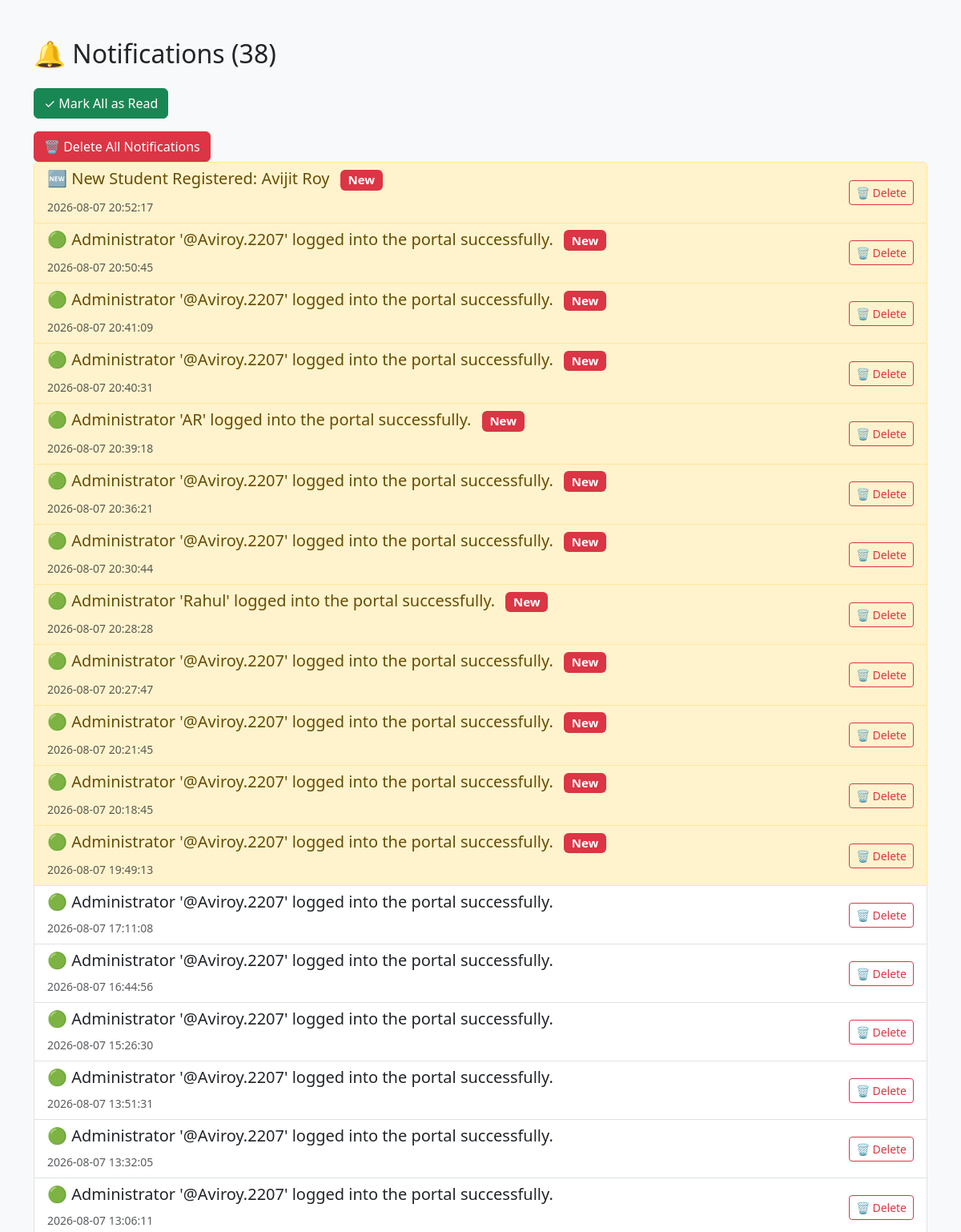
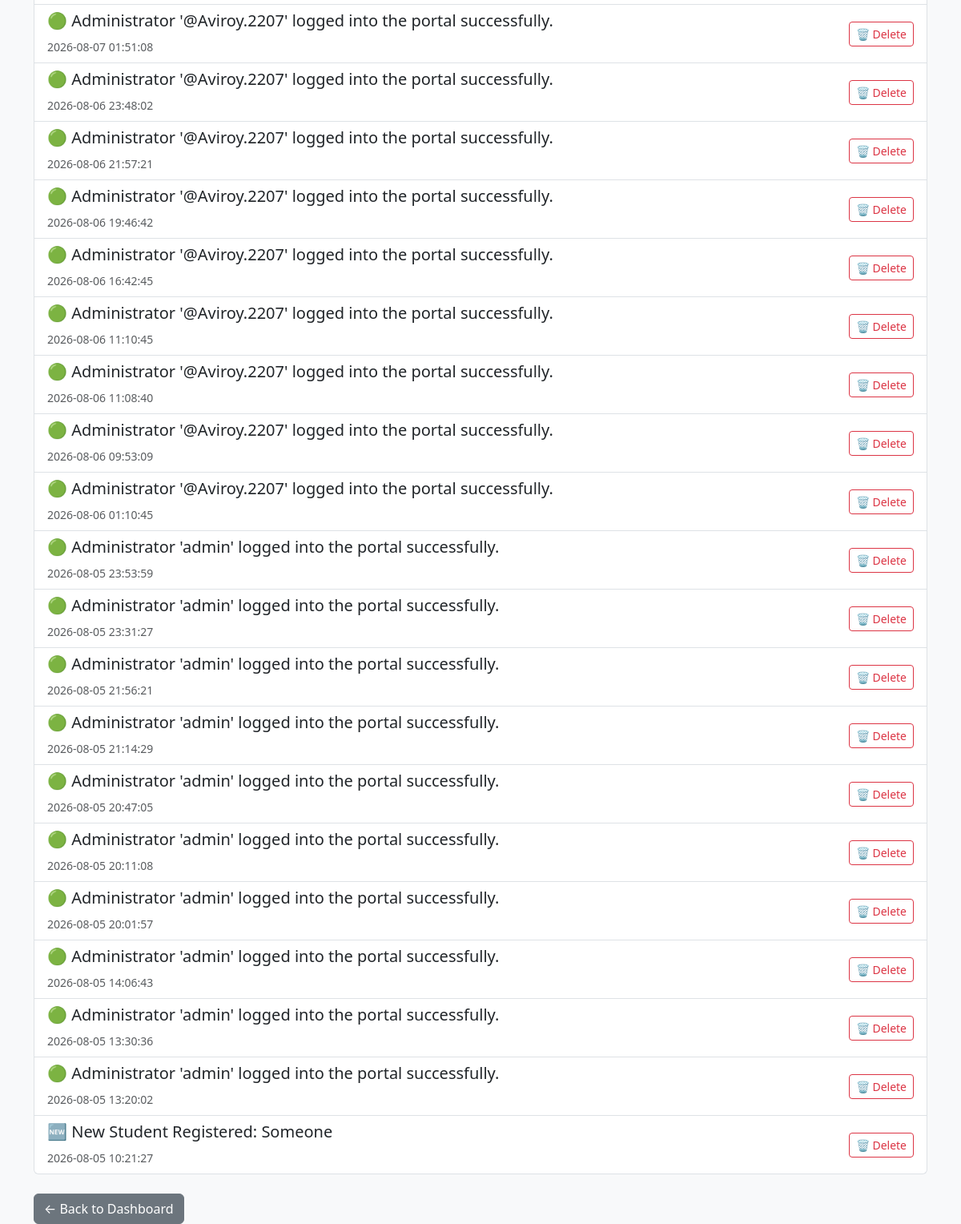
/notifications (signed in), run on the app's committed database (2 pictures, top to bottom).
### tables this page shows
CREATE TABLE notifications(

    id INTEGER PRIMARY KEY AUTOINCREMENT,

    message TEXT NOT NULL,

    type TEXT,

    created_at TEXT,

    is_read INTEGER DEFAULT 0

);

### app.py (the view)
@app.route("/notifications")
def notifications():
    if "admin" not in session:
        flash("Please login first.", "warning")
        return redirect("/admin_login")
    conn = get_connection()
    cursor = conn.cursor()
    cursor.execute("""
    SELECT *
    FROM notifications
    ORDER BY id DESC
    """)
    notifications = cursor.fetchall()
    conn.close()
    return render_template(
        "notifications.html",
        notifications=notifications
    )

### app.py (called while the page is built)
@app.before_request
def refresh_session():
    session.permanent = True
    session.modified = True

### database.py (called while the page is built)
def get_connection():
    conn = sqlite3.connect(DATABASE)
    conn.row_factory = sqlite3.Row
    return conn

### templates/notifications.html (shortened to what this page needs)
<!DOCTYPE html>
<html>
<head>
    <link href="https://cdn.jsdelivr.net/npm/bootstrap@5.3.3/dist/css/bootstrap.min.css"
          rel="stylesheet">
</head>
<body class="bg-light">
<div class="container mt-5">
    <h2 class="mb-4">
        🔔 Notifications ({{ notifications|length }})
    </h2>
    <div class="mb-3">
        <a href="/mark_all_read"
        class="btn btn-success"
        onclick="return confirmMark(event,this.href)">
            ✓ Mark All as Read
        </a>
    </div>
    <a href="/delete_all_notifications"
    class="btn btn-danger"
    onclick="return confirmDelete(event,this.href)">
        🗑 Delete All Notifications
    </a>
    {% if notifications %}
    <div class="list-group">
        {% for notification in notifications %}
        <div class="list-group-item d-flex justify-content-between align-items-center
            {% if notification.is_read == 0 %}
                list-group-item-warning
            {% endif %}
        ">
            <div>
                <h5>
                    {{ notification.message }}
                    {% if notification.is_read == 0 %}
                        <span class="badge bg-danger ms-2">
                            New
                        </span>
                    {% endif %}
                </h5>
                <small class="text-muted">
                    {{ notification.created_at }}
                </small>
            </div>
            <a href="/delete_notification/{{ notification.id }}"
            class="btn btn-outline-danger btn-sm"
            onclick="return confirmDelete(event,this.href)">
                🗑 Delete
            </a>
        </div>
        {% endfor %}
    </div>
    {% else %}
    <div class="alert alert-info">
        No notifications available.
    </div>
    {% endif %}
    <br>
    <a href="/dashboard_v2"
       class="btn btn-secondary">
        ← Back to Dashboard
    </a>
</div>
</body>
</html>

### data on the page
notifications: message "🆕 New Student Registered: Avijit Roy", is_read "New", created_at "2026-08-07 20:52:17"
notifications: message "🟢 Administrator '@Aviroy.2207' logged into the portal successfully.", is_read "New", created_at "2026-08-07 20:50:45"
notifications: message "🟢 Administrator '@Aviroy.2207' logged into the portal successfully.", is_read "New", created_at "2026-08-07 20:41:09"
notifications: message "🟢 Administrator '@Aviroy.2207' logged into the portal successfully.", is_read "New", created_at "2026-08-07 20:40:31"
notifications: message "🟢 Administrator 'AR' logged into the portal successfully.", is_read "New", created_at "2026-08-07 20:39:18"
notifications: message "🟢 Administrator '@Aviroy.2207' logged into the portal successfully.", is_read "New", created_at "2026-08-07 20:36:21"
notifications: message "🟢 Administrator '@Aviroy.2207' logged into the portal successfully.", is_read "New", created_at "2026-08-07 20:30:44"
notifications: message "🟢 Administrator 'Rahul' logged into the portal successfully.", is_read "New", created_at "2026-08-07 20:28:28"
notifications: message "🟢 Administrator '@Aviroy.2207' logged into the portal successfully.", is_read "New", created_at "2026-08-07 20:27:47"
notifications: message "🟢 Administrator '@Aviroy.2207' logged into the portal successfully.", is_read "New", created_at "2026-08-07 20:21:45"
notifications: message "🟢 Administrator '@Aviroy.2207' logged into the portal successfully.", is_read "New", created_at "2026-08-07 20:18:45"
notifications: message "🟢 Administrator '@Aviroy.2207' logged into the portal successfully.", is_read "New", created_at "2026-08-07 19:49:13"
notifications: message "🟢 Administrator '@Aviroy.2207' logged into the portal successfully.", created_at "2026-08-07 17:11:08"
notifications: message "🟢 Administrator '@Aviroy.2207' logged into the portal successfully.", created_at "2026-08-07 16:44:56"
notifications: message "🟢 Administrator '@Aviroy.2207' logged into the portal successfully.", created_at "2026-08-07 15:26:30"
notifications: message "🟢 Administrator '@Aviroy.2207' logged into the portal successfully.", created_at "2026-08-07 13:51:31"
notifications: message "🟢 Administrator '@Aviroy.2207' logged into the portal successfully.", created_at "2026-08-07 13:32:05"
notifications: message "🟢 Administrator '@Aviroy.2207' logged into the portal successfully.", created_at "2026-08-07 13:06:11"
notifications: message "🟢 Administrator '@Aviroy.2207' logged into the portal successfully.", created_at "2026-08-07 01:51:08"
notifications: message "🟢 Administrator '@Aviroy.2207' logged into the portal successfully.", created_at "2026-08-06 23:48:02"
notifications: message "🟢 Administrator '@Aviroy.2207' logged into the portal successfully.", created_at "2026-08-06 21:57:21"
notifications: message "🟢 Administrator '@Aviroy.2207' logged into the portal successfully.", created_at "2026-08-06 19:46:42"
notifications: message "🟢 Administrator '@Aviroy.2207' logged into the portal successfully.", created_at "2026-08-06 16:42:45"
notifications: message "🟢 Administrator '@Aviroy.2207' logged into the portal successfully.", created_at "2026-08-06 11:10:45"
notifications: message "🟢 Administrator '@Aviroy.2207' logged into the portal successfully.", created_at "2026-08-06 11:08:40"
notifications: message "🟢 Administrator '@Aviroy.2207' logged into the portal successfully.", created_at "2026-08-06 09:53:09"
notifications: message "🟢 Administrator '@Aviroy.2207' logged into the portal successfully.", created_at "2026-08-06 01:10:45"
notifications: message "🟢 Administrator 'admin' logged into the portal successfully.", created_at "2026-08-05 23:53:59"
notifications: message "🟢 Administrator 'admin' logged into the portal successfully.", created_at "2026-08-05 23:31:27"
notifications: message "🟢 Administrator 'admin' logged into the portal successfully.", created_at "2026-08-05 21:56:21"
notifications: message "🟢 Administrator 'admin' logged into the portal successfully.", created_at "2026-08-05 21:14:29"
notifications: message "🟢 Administrator 'admin' logged into the portal successfully.", created_at "2026-08-05 20:47:05"
notifications: message "🟢 Administrator 'admin' logged into the portal successfully.", created_at "2026-08-05 20:11:08"
notifications: message "🟢 Administrator 'admin' logged into the portal successfully.", created_at "2026-08-05 20:01:57"
notifications: message "🟢 Administrator 'admin' logged into the portal successfully.", created_at "2026-08-05 14:06:43"
notifications: message "🟢 Administrator 'admin' logged into the portal successfully.", created_at "2026-08-05 13:30:36"
notifications: message "🟢 Administrator 'admin' logged into the portal successfully.", created_at "2026-08-05 13:20:02"
notifications: message "🆕 New Student Registered: Someone", created_at "2026-08-05 10:21:27"

### other printed values
{{ notifications|length }} "38"
